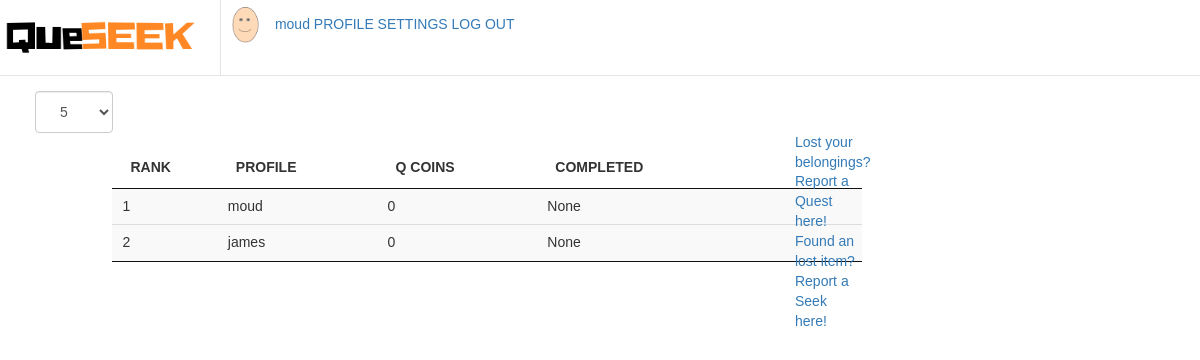
Page /leaderboard (signed in) on the earlier database version.
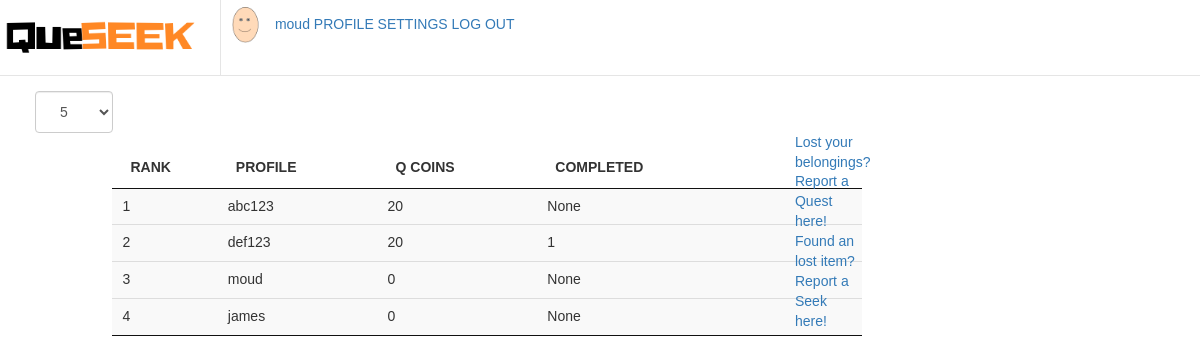
Same page on the later database version.
### app/models.py (models this page shows)
class UserProfile(UserMixin, Base):
    __tablename__ = "userProfile"
    id = db.Column(db.String, ForeignKey('users.id'), primary_key=True)
    level = db.Column(db.Integer, nullable=False, default=1)
    coinsBalance = db.Column(db.Integer, nullable=False, default=0)
    coinsCollected = db.Column(db.Integer, nullable=False, default=0)
    coinsToNext = db.Column(db.Integer, nullable=False, default=20)
    avatarId = db.Column(db.String, ForeignKey('Avatars.avatarId'), default='0000')

class User(UserMixin, Base):
    __tablename__ = "users"
    id = db.Column(db.String, primary_key=True)
    email = db.Column(db.String(255), unique=True, nullable=False)
    password = db.Column(db.String(255), nullable=False)
    username = db.Column(db.String(255), unique=True, nullable=False)
    created_at = db.Column(DateTime(timezone=True), default=datetime.now(pytz.timezone('Asia/Singapore')))

### app/__init__.py (the view)
@app.route('/leaderboard')
def leaderboard():
    q1 = (db.session.query(User, func.count(QuestCoinsTransaction.questId).label('amt'))
          .group_by(User.id)
          .filter(User.id == QuestCoinsTransaction.userId)
          )
    q1s = q1.subquery()
    q2 = (db.session.query(User, UserProfile, q1s.c.amt)
          .outerjoin(q1s, User.id == q1s.c.id)
          .filter(User.id == UserProfile.id)
          .order_by(UserProfile.coinsCollected.desc())
          .all()
          )
    print(q2)
    return render_template('leaderboard.html', query=q2, page='leaderboard')

### app/__init__.py (called while the page is built)
@login.user_loader
def load_user(id):
    return User.query.get(id)

@app.context_processor
def inject_dict_for_all_templates():
    if (not current_user.is_anonymous):
        userprofile = (db.session.query(UserProfile)
                       .filter(UserProfile.id == current_user.id)
                       .first()
                       )
        return dict(current_user_avatar=userprofile.avatarId)
    return dict()

### app/templates/untitled folder/leaderboard.html (shortened to what this page needs)
<!DOCTYPE html>
<html class="no-js">
<head>
    <link rel="stylesheet" href="{{ url_for('static', filename='css/bootstrap.css')}}">
    <link rel="stylesheet" href="{{ url_for('static', filename='css/list.css')}}">
    <link rel="stylesheet" href="{{ url_for('static', filename='css/style.css')}}">
</head>
<body>
<div id="topbar-wrapper">
    {% include "base/topbar.html" %}
    <div class="topbar-cover2">
        <div class="desc">
            <div class="container">
                <div class="row">
                    <div class="input col-md-1 col-xs-2">
                        <select class="form-control" name="state" id="maxRows">
                            <option value="5">5</option>
                        </select>
                    </div>
                </div>
                <div class="col-sm-1 col-sm-push-1 col-md-1 col-md-push-1">
                    <div class="row">
                        <table id="datatable" class="display dataTable no-footer" cellspacing="0"
                               width="100%" role="grid"
                               aria-describedby="datatable_info">
                            <thead>
                            <tr role="row">
                                <th style="width: 40px;" class="sorting_desc" tabindex="0"
                                    aria-controls="datatable" rowspan="1"
                                    colspan="1" aria-sort="descending"
                                    aria-label="RANK: activate to sort column ascending">RANK
                                </th>
                                <th style="width: 80px;" class="sorting" tabindex="0"
                                    aria-controls="datatable" rowspan="1"
                                    colspan="1"
                                    aria-label="PROFILE: activate to sort column ascending">
                                    PROFILE
                                </th>
                                <th style="width: 80px;" class="sorting" tabindex="0"
                                    aria-controls="datatable" rowspan="1"
                                    colspan="1"
                                    aria-label="Q COINS: activate to sort column ascending">Q COINS
                                </th>
                                <th style="width: 200px;" class="sorting" tabindex="0"
                                    aria-controls="datatable" rowspan="1"
                                    colspan="1"
                                    aria-label=" COMPLETED: activate to sort column ascending">COMPLETED
                                </th>
                            </tr>
                            </thead>
                            <tbody>
                            {% for row in query %}
                            <tr role="row" class="odd">
                                <td>{{ loop.index0 + 1 }}</td>
                                <td>{{ row[0].username}}</td>
                                <td>{{ row[1].coinsCollected }}</td>
                                <td>{{ row[2] }}</td>
                            </tr>
                            {% endfor %}
                            </tbody>
                        </table>
                    </div>
                </div>
                <div class="col-sm-1 col-sm-push-7 col-md-1 col-md-push-7">
                    {% include "base/button.html" %}
                </div>
            </div>
        </div>
    </div>
</div>
</body>
</html>

### app/templates/base/topbar.html
<div class="header-top">
        <div class="ht-left">
            <div class="mail-service">
                <a href="{{url_for('index')}}">
                    <img src="{{ url_for('static', filename='img/logo/QueseekBlackOrange.png')}}"
                         alt="QueseekLogo"
                         width="200">
                </a>
            </div>
        </div>
        <div class="ht-right">
            {% include "base/loginlogout.html" %}
        </div>
</div>

### app/templates/base/loginlogout.html
{% if current_user.is_anonymous %}
<a href="{{ url_for('signup') }} " class="login-panel">SIGN UP</a>
<a href="{{ url_for('login') }} " class="login-panel">LOG IN</a>
{% else %}
<img src="{{ url_for('static', filename='images/avatars/'+current_user_avatar+'.png')}}"
                                 width="50"
                                 height="50">
<a href="{{ url_for('profile') }}" class="username"> {{ current_user.username }}</a>
<a href="{{ url_for('profile') }}" class="signupbutton">PROFILE</a>
<a href="{{ url_for('settings') }}" class="signupbutton">SETTINGS</a>
<a href="{{ url_for('logout') }}" class="signupbutton">LOG OUT</a>
{% endif %}

### app/templates/base/button.html
<a href="{{ url_for('forms_quest') }}" class="questbutton">Lost your belongings? Report a Quest
    here!</a>
<a href="{{ url_for('forms_seek') }}" class="seekbutton">Found an lost item? Report a Seek here!</a>

### app/temp/css/list.css (style rules this page uses)
table.dataTable { width: 750px; margin: 0 auto; clear: both; border-collapse: separate; border-spacing: 0 }
table.dataTable thead th, table.dataTable tfoot th { font-weight: bold }
table.dataTable thead th, table.dataTable thead td { padding: 10px 18px; border-bottom: 1px solid #111111 }
table.dataTable thead .sorting_asc, table.dataTable thead .sorting_desc, table.dataTable thead .sorting { cursor: pointer; *cursor: hand }
table.dataTable thead .sorting { background: url(/assets/dataTables/sort_both-fe88831059f474a87b5062d034d9fe6e.png) no-repeat center right }
table.dataTable thead .sorting_desc { background: url(/assets/dataTables/sort_desc-b1afe88e9b26344ac745bf3c96ed1a02.png) no-repeat center right }
table.dataTable tbody tr { background-color: white }
table.dataTable tbody th, table.dataTable tbody td { padding: 8px 10px }
table.dataTable.row-border tbody th, table.dataTable.row-border tbody td, table.dataTable.display tbody th, table.dataTable.display tbody td { border-top: 1px solid #dddddd }
table.dataTable.row-border tbody tr:first-child th, table.dataTable.row-border tbody tr:first-child td, table.dataTable.display tbody tr:first-child th, table.dataTable.display tbody tr:first-child td { border-top: none }
table.dataTable.stripe tbody tr.odd, table.dataTable.display tbody tr.odd { background-color: #f9f9f9 }
table.dataTable.no-footer { border-bottom: 1px solid #111111 }
table.dataTable, table.dataTable th, table.dataTable td { box-sizing: content-box }

### app/static/css/style.css (style rules this page uses)
html, body { height: 100%; font-family: "Muli", sans-serif; -webkit-font-smoothing: antialiased; font-smoothing: antialiased; }
img { max-width: 100%; }
.header-top { display: -webkit-box; display: -ms-flexbox; display: flex; border-bottom: 1px solid #e5e5e5; }
.header-top .ht-left { float: left; }
.header-top .ht-left .mail-service { font-size: 16px; color: #252525; float: left; border-right: 1px solid #E5E5E5; padding-top: 15px; padding-bottom: 15px; padding-right: 20px; }
.header-top .ht-right { float: right; }
@media only screen and (min-width: 1200px) { .container { max-width: 1170px; } }

Differences in the rows shown:
added User: username "abc123", coinsCollected "20", row "None"
added User: username "def123", coinsCollected "20", row "1"
